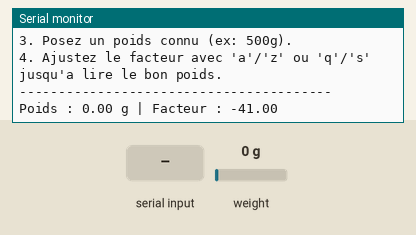
This sketch was run on a simulated ESP32. Shown: the last lines printed to the serial monitor. The test bench sets the inputs (shaded band); at power-on: weight on the scale 0 g.

Above: at 2.2 s.
2.3 s: "t" received over Serial
At 3.7 s:
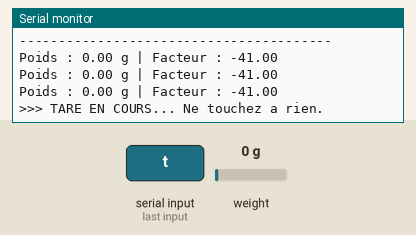
5.4 s: weight on the scale set to 100 g
At 5.4 s:
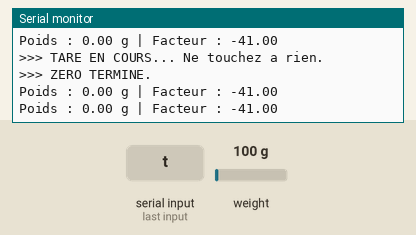
6.9 s: "a" received over Serial
At 8.3 s:
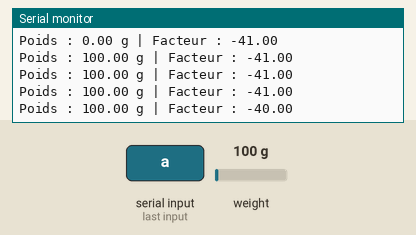
8.4 s: weight on the scale set to 1250 g
At 9.4 s:
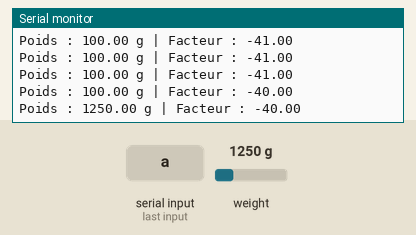
Timing chart, 0 to 10.9 s (numbered marks = the images above; inputs shaded):
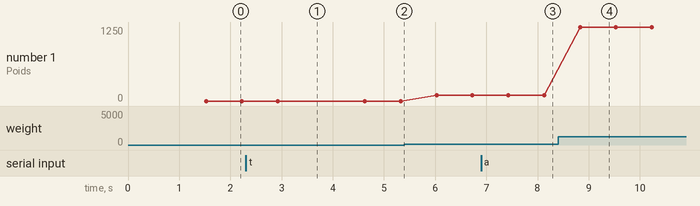

Measured:
- after the input at 2.3 s, the serial monitor: prints a new line after 0.63 s (image 1)
- after the input at 6.9 s, the serial monitor: prints a new line after 1.2 s (image 3)
- after the input at 8.4 s, the serial monitor: prints a new line after 0.43 s (image 4)
- plotted number 1: 0 → 100 after the input at 5.4 s, 100 → 1250 after the input at 8.4 s

The sketch:

tare.ino
```cpp
#include "HX711.h"

// --- CONFIGURATION PINS ESP32 ---
const int LOADCELL_DOUT_PIN = 32;
const int LOADCELL_SCK_PIN = 33;

HX711 scale;

// Facteur de départ (tu l'ajusteras avec le moniteur série)
float calibration_factor = -41.0;

void setup() {
  Serial.begin(115200);
  delay(1000);

  Serial.println("\n========================================");
  Serial.println("   OUTIL DE CALIBRATION HX711 + H40A    ");
  Serial.println("========================================\n");

  scale.begin(LOADCELL_DOUT_PIN, LOADCELL_SCK_PIN);

  // On initialise avec un facteur de 1 pour lire les valeurs brutes au début
  scale.set_scale();

  Serial.println("INSTRUCTIONS :");
  Serial.println("1. Videz le plateau.");
  Serial.println("2. Envoyez 't' pour faire la TARE (Zéro).");
  Serial.println("3. Posez un poids connu (ex: 500g).");
  Serial.println("4. Ajustez le facteur avec 'a'/'z' ou 'q'/'s' jusqu'a lire le bon poids.");
  Serial.println("----------------------------------------");
}

void loop() {
  // Applique le facteur actuel pour la lecture
  scale.set_scale(calibration_factor);

  // Lecture du poids (moyenne sur 5 lectures pour plus de réactivité)
  float poids = scale.get_units(5);

  Serial.print("Poids : ");
  Serial.print(poids, 2);
  Serial.print(" g | Facteur : ");
  Serial.println(calibration_factor);

  // Gestion des commandes série
  if(Serial.available()) {
    char touche = Serial.read();

    // --- LA TARE ---
    if(touche == 't' || touche == 'T') {
      Serial.println("\n>>> TARE EN COURS... Ne touchez a rien.");
      scale.tare();
      Serial.println(">>> ZERO TERMINE.\n");
    }

    // --- AJUSTEMENTS ---
    else if(touche == 'a') calibration_factor += 1.0;    // Très fin
    else if(touche == 'z') calibration_factor -= 1.0;    // Très fin
    else if(touche == 'q') calibration_factor += 10.0;   // Moyen
    else if(touche == 's') calibration_factor -= 10.0;   // Moyen
    else if(touche == 'w') calibration_factor += 100.0;  // Rapide
    else if(touche == 'x') calibration_factor -= 100.0;  // Rapide
  }

  delay(200);
}
```
